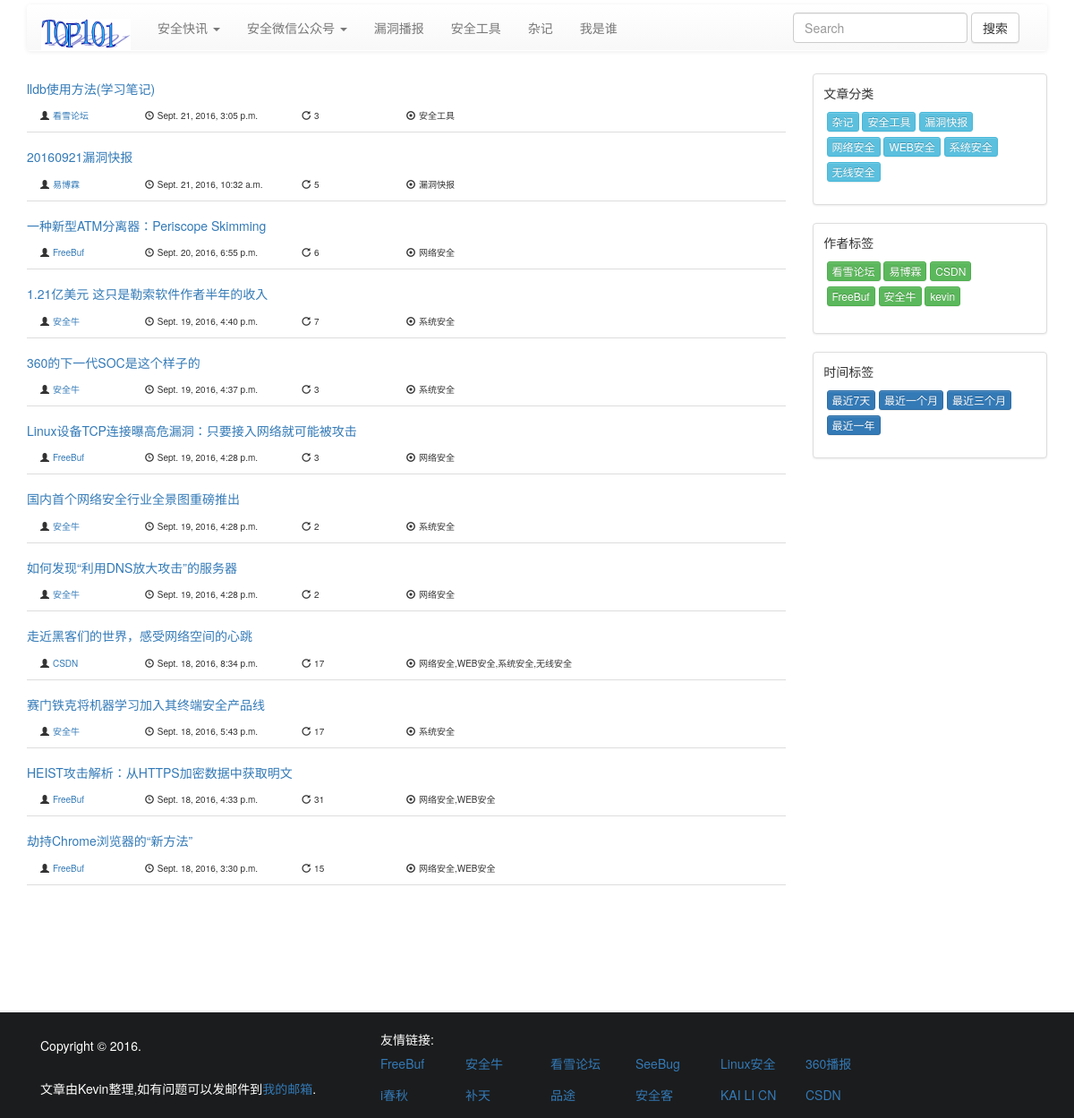
Screenshot of /blog/ with the database file from the repository.
### beeblog/models.py (models this page shows, shortened)
class CommonModel(models.Model):
    id = models.BigAutoField(primary_key=True)
    created = models.DateTimeField(verbose_name='创建时间',
                                   default=now)
    updated = models.DateTimeField(verbose_name='修改时间',
                                   default=None, blank=True,
                                   null=True)
    is_valid = models.BooleanField(verbose_name='是否有效',
                                   default=True)
    objects = models.Manager()
    query_objects = BaseManager()
    class Meta:
        abstract = True

class Article(CommonModel):
    title = models.CharField(verbose_name='文章标题', max_length=100)
    author = models.ForeignKey(Author, on_delete=models.CASCADE,
                               verbose_name='作者')
    categories = models.ManyToManyField(Category,
                                        verbose_name='文章分类')
    tread = models.BigIntegerField(default=0, verbose_name='踩')
    support = models.BigIntegerField(default=0, verbose_name='赞')
    views = models.BigIntegerField(default=0, verbose_name='浏览数')
    content = RichTextUploadingField(verbose_name='文章内容')
    class Meta:
        verbose_name = '文章'
        verbose_name_plural = '文章'
        ordering = ('-created',)

class Author(CommonModel):
    name = models.CharField(verbose_name='作者名称', max_length=100)
    url = models.CharField(verbose_name='作者链接', max_length=200)
    avatar = models.ImageField(verbose_name='作者头像',
                               blank=True, null=True, upload_to=get_file_path)
    now = now()
    directory_string_var = 'avatars/%s/%s/%s/' % (now.year, now.month,
                                                  now.day)
    def avatar_tag(self):
        img_path = settings.MEDIA_URL + '{}'.format(self.avatar)
        return '<img src= "{}" style="width:150px; height:150px;"/>'.format(
            img_path)
    avatar_tag.short_description = '头像预览'
    avatar_tag.allow_tags = True
    class Meta:
        verbose_name = '作者'
        verbose_name_plural = '作者'
        ordering = ('-created',)

class Category(CommonModel):
    category_text = models.CharField(verbose_name='分类名称',
                                     max_length=20)
    sub_category = models.SmallIntegerField(verbose_name='自分类',
                                            default=1)
    class Meta:
        verbose_name = '文章分类'
        verbose_name_plural = '文章分类'
        ordering = ('-created',)
    def __str__(self):
        return self.category_text

### beeblog/views.py (the view)
def index_view(request):
    articles = Article.query_objects.all()[:PER_PAGE]
    return my_render(request, 'beeblog/index.html', {
        'articles': articles
    })

### beeblog/models.py (called while the page is built)
    def get_queryset(self):
        return super().get_queryset().filter(is_valid=True)

### beeblog/templatetags/beeblog_extras.py (called while the page is built)
@register.filter(name='mod')
def mod(value, arg):
    try:
        return int(value) % int(arg)
    except:
        return None

### beeblog/views.py (called while the page is built)
def my_render(request, template, kwargs):
    if 'categories' not in kwargs:
        kwargs['categories'] = Category.query_objects.all()
    if 'authors' not in kwargs:
        kwargs['authors'] = Author.query_objects.all()
    return render(request, template, kwargs)

### beeblog/templates/beeblog/index.html (shortened to what this page needs)
<!DOCTYPE html>
<html lang="en">
<head>
    <link rel="stylesheet" href="http://cdn.bootcss.com/bootstrap/3.3.7/css/bootstrap-theme.min.css">
    <link rel="stylesheet" href="http://cdn.bootcss.com/bootstrap/3.3.7/css/bootstrap.min.css">
    <link rel="stylesheet" href="/media/css/main.css">
</head>
<body>
{% load beeblog_extras %}
<div id="wrapper">
    <div id="header">
        {% block navbar %}
            <div class="container">
                <nav class="navbar navbar-default" role="navigation">
                    <div class="container-fluid">
                        <div class="navbar-header">
                            <a class="navbar-brand" href="/"><img style="width: 100px; height: 35px;" src="/media/img/my-site-logo.png"></a>
                        </div>
                        <div class="collapse navbar-collapse" id="bs-example-navbar-collapse-1">
                            <ul class="nav navbar-nav">
                                <li class="dropdown">
                                    <a href="#" class="dropdown-toggle" data-toggle="dropdown">安全快讯
                                        <span class="caret"></span></a>
                                </li>
                                <li class="dropdown">
                                    <a href="#" class="dropdown-toggle" data-toggle="dropdown">安全微信公众号
                                        <span class="caret"></span></a>
                                </li>
                                <li><a href="/blog/category/6/">漏洞播报</a></li>
                                <li><a href="/blog/category/7/">安全工具</a></li>
                                <li><a href="/blog/category/8/">杂记</a></li>
                                <li><a href="#">我是谁</a></li>
                            </ul>
                            <form class="navbar-form navbar-right" action="/blog/search" method="get" role="search">
                                <div class="form-group">
                                    <input type="text" name="search_query" class="form-control" placeholder="Search">
                                </div>
                                <button type="submit" class="btn btn-default">搜索</button>
                            </form>
                        </div>
                    </div>
                </nav>
            </div>
        {% endblock %}
    </div>
    <div id="content" class="container">
        {% block content %}
            <div class="row">
                <div class="col-md-9">
                    {% block article %}
                        {% for article in articles %}
                            {% include 'beeblog/article_header.html' %}
                        {% endfor %}
                    {% endblock %}
                </div>
                <div class="col-md-3">
                    <div class="thumbnail">
                        <h5>&nbsp; 文章分类</h5>
                        <nav class="navbar" role="navigation">
                            <div class="search_tag">
                                {% for c in categories %}
                                    <a class="btn btn-info btn-xs" href="/blog/category/{{ c.id }}/">
                                        {{ c.category_text }}
                                    </a>
                                {% endfor %}
                            </div>
                        </nav>
                    </div>
                    <div class="thumbnail">
                        <h5>&nbsp; 作者标签</h5>
                        <nav class="navbar" role="navigation">
                            <div class="search_tag">
                                {% for a in authors %}
                                    <a class="btn btn-success btn-xs" href="/blog/author/{{ a.id }}/">
                                        {{ a.name }}
                                    </a>
                                {% endfor %}
                            </div>
                        </nav>
                    </div>
                    <div class="thumbnail">
                        <h5>&nbsp; 时间标签</h5>
                        <nav class="navbar" role="navigation">
                            <div class="search_tag">
                                <a role="button" class="btn btn-primary btn-xs" href="/blog/recent/7/">
                                    最近7天
                                </a>
                                <a role="button" class="btn btn-primary btn-xs" href="/blog/recent/30/">
                                    最近一个月
                                </a>
                                <a role="button" class="btn btn-primary btn-xs" href="/blog/recent/90/">
                                    最近三个月
                                </a>
                                <a role="button" class="btn btn-primary btn-xs" href="/blog/recent/360/">
                                    最近一年
                                </a>
                            </div>
                        </nav>
                    </div>
                </div>
            </div>
        {% endblock %}
    </div>
    {% block footer %}
        <div style="min-height: 200px;"></div>
        <div id="footer">
            <div class="container" style="padding-top: 20px;">
                <div class="col-md-4">
                    <h5>Copyright © 2016. </h5> <br/>
                    <span>文章由Kevin整理,如有问题可以发邮件到<a href="mailto:tutengfei.kevin@gmail.com" target="_top">我的邮箱</a>.</span>
                </div>
                <div class="col-md-6">
                     友情链接:
                    <div class="row">
                        <div class="col-md-2"><h5><a href="http://www.freebuf.com/">FreeBuf</a></h5></div>
                        <div class="col-md-2"><h5><a href="http://www.aqniu.com/">安全牛</a></h5></div>
                        <div class="col-md-2"><h5><a href="http://bbs.pediy.com/">看雪论坛</a></h5></div>
                        <div class="col-md-2"><h5><a href="https://www.seebug.org/">SeeBug</a></h5></div>
                        <div class="col-md-2"><h5><a href="http://www.linux520.com/">Linux安全</a></h5></div>
                        <div class="col-md-2"><h5><a href="http://bobao.360.cn/">360播报</a></h5></div>
                    </div>
                    <div class="row">
                        <div class="col-md-2"><h5><a href="http://www.ichunqiu.com/">i春秋</a></h5></div>
                        <div class="col-md-2"><h5><a href="http://butian.360.cn/">补天</a></h5></div>
                        <div class="col-md-2"><h5><a href="http://www.pintu360.com/">品途</a></h5></div>
                        <div class="col-md-2"><h5><a href="http://bobao.360.cn/">安全客</a></h5></div>
                        <div class="col-md-2"><h5><a href="http://www.kali.org.cn/">KAI LI CN</a></h5></div>
                        <div class="col-md-2"><h5><a href="http://www.csdn.net/">CSDN</a></h5></div>
                    </div>
                </div>
            </div>
        </div>
    {% endblock %}
</div>
</body>
</html>

### beeblog/templates/beeblog/article_header.html
<div class="row">
    <div class="col-md-12">
        <h5><a href="/blog/{{ article.id }}">{{ article.title }}</a></h5>
    </div>
</div>
<div class="row" id="article-header">
    <div class="col-md-10">
        <div class="col-md-2">
            <span class="glyphicon glyphicon-user"></span>
            <span><a href="{{ article.author.url }}">{{ article.author.name }}</a></span>
        </div>
        <div class="col-md-3">
            <span class="glyphicon glyphicon-time"></span>
            <span>{{ article.created }}</span>
        </div>
        <div class="col-md-2">
            <span class="glyphicon glyphicon-repeat"></span>
            <span>{{ article.views }}</span>
        </div>
        <div class="col-md-5">
            <span class="glyphicon glyphicon-record"></span>
            <span>{{ article.categories.all|join:',' }}</span>
        </div>
    </div>
</div>
<hr>

### media/css/main.css (style rules this page uses)
html, body { height: 100%; margin: 0; padding: 0; }
#article-header span { font-size: x-small; }
#wrapper { min-height: 100%; position: relative; }
#header { padding: 5px; }
.navbar-default { background-color: transparent; border-color: transparent; }
#content { padding-bottom: 50px; }
#content hr { margin-top: 10px; margin-bottom: 10px; border-top: 1px solid #ddd; }
#footer { background: #1B1C1D; width: 100%; height: 120px; position: absolute; bottom: 0; left: 0; border-top: 2px #ebebeb solid; margin-top: 20px; color: white; }
.search_tag { margin-left: 10px; }

### rows the page displays
Article: title "lldb使用方法(学习笔记)", author.name "看雪论坛", created "Sept. 21, 2016, 3:05 p.m.", views "3", categories.all "安全工具"
Article: title "20160921漏洞快报", author.name "易博霖", created "Sept. 21, 2016, 10:32 a.m.", views "5", categories.all "漏洞快报"
Article: title "一种新型ATM分离器：Periscope Skimming", author.name "FreeBuf", created "Sept. 20, 2016, 6:55 p.m.", views "6", categories.all "网络安全"
Article: title "1.21亿美元 这只是勒索软件作者半年的收入", author.name "安全牛", created "Sept. 19, 2016, 4:40 p.m.", views "7", categories.all "系统安全"
Article: title "360的下一代SOC是这个样子的", author.name "安全牛", created "Sept. 19, 2016, 4:37 p.m.", views "3", categories.all "系统安全"
Article: title "Linux设备TCP连接曝高危漏洞：只要接入网络就可能被攻击", author.name "FreeBuf", created "Sept. 19, 2016, 4:28 p.m.", views "3", categories.all "网络安全"
Article: title "国内首个网络安全行业全景图重磅推出", author.name "安全牛", created "Sept. 19, 2016, 4:28 p.m.", views "2", categories.all "系统安全"
Article: title "如何发现“利用DNS放大攻击”的服务器", author.name "安全牛", created "Sept. 19, 2016, 4:28 p.m.", views "2", categories.all "网络安全"
Article: title "走近黑客们的世界，感受网络空间的心跳", author.name "CSDN", created "Sept. 18, 2016, 8:34 p.m.", views "17", categories.all "网络安全,WEB安全,系统安全,无线安全"
Article: title "赛门铁克将机器学习加入其终端安全产品线", author.name "安全牛", created "Sept. 18, 2016, 5:43 p.m.", views "17", categories.all "系统安全"
Article: title "HEIST攻击解析：从HTTPS加密数据中获取明文", author.name "FreeBuf", created "Sept. 18, 2016, 4:33 p.m.", views "31", categories.all "网络安全,WEB安全"
Article: title "劫持Chrome浏览器的“新方法”", author.name "FreeBuf", created "Sept. 18, 2016, 3:30 p.m.", views "15", categories.all "网络安全,WEB安全"
Category: category_text "杂记"
Category: category_text "安全工具"
Category: category_text "漏洞快报"
Category: category_text "网络安全"
Category: category_text "WEB安全"
Category: category_text "系统安全"
Category: category_text "无线安全"
Author: name "看雪论坛"
Author: name "易博霖"
Author: name "CSDN"
Author: name "FreeBuf"
Author: name "安全牛"
Author: name "kevin"
